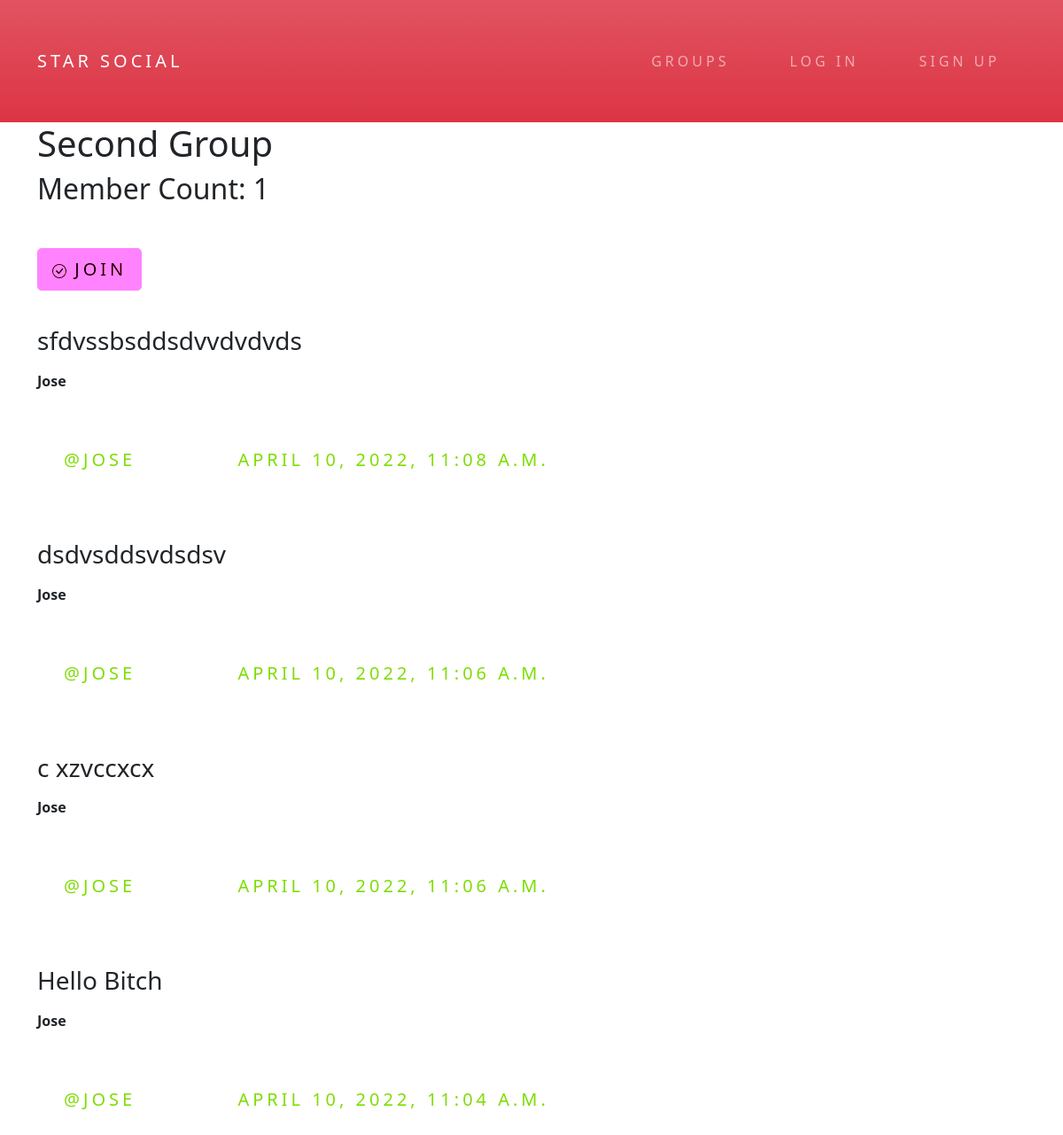
The page /groups/posts/in/second-group/ on the database its author committed.
### groups/models.py (models this page shows, shortened)
class Group(models.Model):
    name = models.CharField(max_length=255, unique=True)
    slug = models.SlugField(allow_unicode=True, unique=True)
    description = models.TextField(blank=True, default='')
    description_html = models.TextField(editable=False, default='',blank=True)
    members = models.ManyToManyField(User,through='GroupMember')
    class Meta:
        ordering = ['name']

### posts/models.py (models this page shows, shortened)
class Post(models.Model):
	user = models.ForeignKey(User, related_name='posts', on_delete = models.DO_NOTHING)
	created_at = models.DateTimeField(auto_now=True)
	message = models.TextField()
	message_html = models.TextField(editable=False)
	group = models.ForeignKey(Group, related_name='posts',null=True,blank=True, on_delete = models.DO_NOTHING)
	class Meta:
		ordering = ['-created_at']
		unique_together = ['user','message']

### groups/views.py (the view)
# urls.py: path('posts/in/<slug>/',views.SingleGroup.as_view(),name='single'),
class SingleGroup(generic.DetailView):
  	model = Group

### groups/templates/groups/group_detail.html (shortened to what this page needs)
{% extends "groups/group_base.html" %}
{% block pregroup %}
	<h1>{{group.name}}</h1>
	<h2>Member Count: {{group.members.count}}</h2>
	<div class="content">
		{% if user in group.members.all %}
			<a href="{% url 'groups:leave' slug=group.slug %}" class="btn btn-lg btn-fill btn-warning">
				<svg xmlns="http://www.w3.org/2000/svg" width="16" height="16" fill="currentColor" class="bi bi-x-circle" viewBox="0 0 16 16">
  					<path d="M8 15A7 7 0 1 1 8 1a7 7 0 0 1 0 14zm0 1A8 8 0 1 0 8 0a8 8 0 0 0 0 16z"/>
  					<path d="M4.646 4.646a.5.5 0 0 1 .708 0L8 7.293l2.646-2.647a.5.5 0 0 1 .708.708L8.707 8l2.647 2.646a.5.5 0 0 1-.708.708L8 8.707l-2.646 2.647a.5.5 0 0 1-.708-.708L7.293 8 4.646 5.354a.5.5 0 0 1 0-.708z"/>
				</svg>
					Leave
			</a>
		{% else %}
			<a href="{% url 'groups:join' slug=group.slug %}" class="btn btn-lg btn-fill btn-warning">
					Join
			</a>
		{% endif %}
	</div>
{% endblock pregroup %}
{% block group_content %}
	<div class="col-md-8">
		{% if group.posts.count == 0 %}
			<h2>No posts in this group yet!</h2>
		{% else %}
			{% for post in group.posts.all %}
				{% include "posts/_post.html" %}
			{% endfor %}
		{% endif %}
	</div>
{% endblock group_content %}

### groups/templates/groups/group_base.html (shortened to what this page needs)
{% extends "base.html" %}
{% block content %}
<div class="container">
	<div class="row">
		{% block pregroup %}
		{% endblock %}
		{% block group_content %}
		{% endblock %}
	</div>
</div>
{% endblock content %}

### templates/base.html (shortened to what this page needs)
<!doctype html>
{% load static %}
<html lang="en">
<head>
	<link href="https://cdn.jsdelivr.net/npm/bootstrap@5.1.3/dist/css/bootstrap.min.css" rel="stylesheet">
	<link rel="stylesheet" type="text/css" href="{% static "simplesocial/css/master.css" %}">
</head>
<body>
	<nav class="navbar navbar-expand-lg mynav navbar-dark bg-danger bg-gradient"id='navbar'>
		<div class="container-fluid">
			<a class="navbar-brand mynav" href="{% url 'home' %}">Star Social</a>
			<div class="collapse navbar-collapse justify-content-end">
					{% if user.is_authenticated %}
				<ul class="navbar-nav  mb-2 mb-lg-0">
					<li class="nav-item"><a class="nav-link btn btn-simple" href="{% url 'posts:create' %}">Post</a></li>
					<li class="nav-item"><a class="nav-link btn btn-simple" href="{% url 'groups:all' %}">Groups</a></li>
					<li class="nav-item"><a class="nav-link btn btn-simple" href="{% url 'groups:create' %}" >Create Group</a></li>
					<li class="nav-item"><a class="nav-link btn btn-simple" href="{% url 'accounts:logout' %}">Logout</a></li>
				</ul>
				{% else %}
				<ul class="navbar-nav  mb-2 mb-lg-0">
					<li class="nav-item"><a class="nav-link btn btn-simple" href="{% url 'groups:all' %}">Groups</a></li>
					<li class="nav-item"><a class="nav-link btn btn-simple" href="{% url 'accounts:login' %}">Log In</a></li>
					<li class="nav-item"><a class="nav-link btn btn-simple" href="{% url 'accounts:signup' %}">Sign Up</a></li>
				</ul>
				{% endif %}
			</div>
		</div>
	</nav>
	<div class="container-fluid mycontent">
		{% block content %}
		{% endblock %}
	</div>
</body>
</html>

### posts/templates/posts/_post.html (shortened to what this page needs)
<div class="post media">
	<h3>{{post.message_html|safe}}</h3>
	<div class="media-body">
		<strong>{{post.user.username}}</strong>
		<h5 class="media-heading">
		<span class="username">
			<a href="{% url 'posts:for_user' username=post.user.username %}">@{{post.user.username}}</a>
		</span>
		<time class="time">
			<a href="{% url 'posts:single' username=post.user.username pk=post.pk %}">{{post.created_at}}</a>
		</time>
		</h5>
	</div>
</div>

### static/simplesocial/css/master.css (style rules this page uses)
a { position: relative; display: inline-block; padding: 25px 30px; margin: 40px 0; color: #03e9f4; text-decoration: none; text-transform: uppercase; transition: 0.5s; letter-spacing: 4px; overflow: hidden; margin-right: 50px; }
a:nth-child(1) { filter: hue-rotate(270deg); }

### rows shown on the page
Group: name "Second Group", members.count "1"
Post: message_html "sfdvssbsddsdvvdvdvds", user.username "Jose", user.username "JOSE", created_at "APRIL 10, 2022, 11:08 A.M."
Post: message_html "dsdvsddsvdsdsv", user.username "Jose", user.username "JOSE", created_at "APRIL 10, 2022, 11:06 A.M."
Post: message_html "c xzvccxcx", user.username "Jose", user.username "JOSE", created_at "APRIL 10, 2022, 11:06 A.M."
Post: message_html "Hello Bitch", user.username "Jose", user.username "JOSE", created_at "APRIL 10, 2022, 11:04 A.M."
